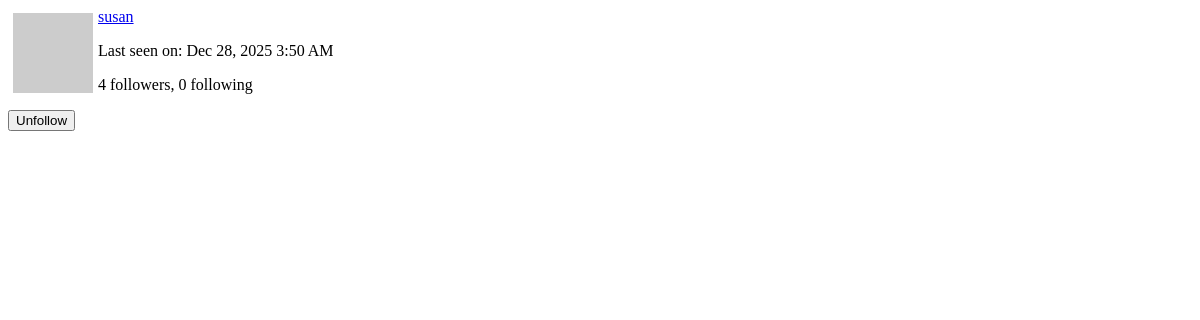
Page /user/susan/popup (signed in) on the earlier database version.
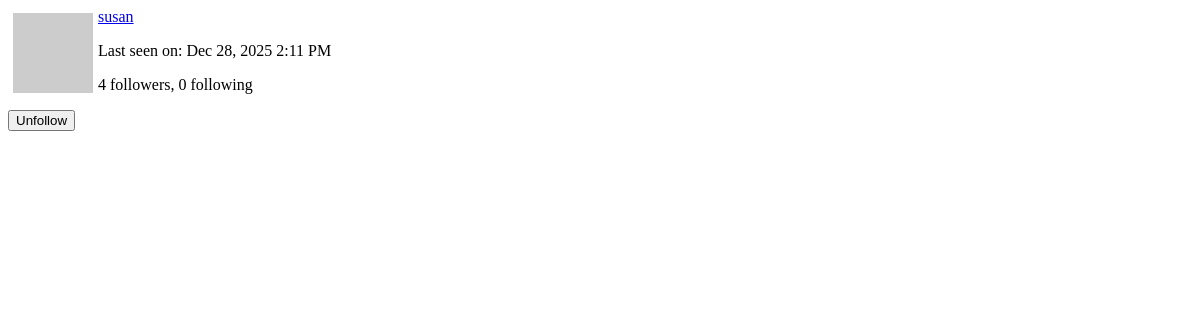
Same page on the later database version.
### app/models.py (models this page shows, shortened)
class PaginatedAPIMixin(object):
    @staticmethod
    def to_collection_dict(query, page, per_page, endpoint, **kwargs): #it takes an sql query, a page number and a page size
        resources = db.paginate(query, page=page, per_page=per_page, error_out=False)
        data = {
          'items': [item.to_dict() for item in resources.items],
            '_meta': {
                'page': page,
                'per_page': per_page,
                'total_pages': resources.pages,
                'total_items': resources.total
            },
            '_links': {
                'self': url_for(endpoint, page=page, per_page=per_page,
                                **kwargs), #takes the endpoint argument for the view function that needs to be used in the url_for calls
                'next': url_for(endpoint, page=page + 1, per_page=per_page,
                                **kwargs) if resources.has_next else None,
                'prev': url_for(endpoint, page=page - 1, per_page=per_page,
                                **kwargs) if resources.has_prev else None
            }
        }
        return data

class User(PaginatedAPIMixin, UserMixin, db.Model):
    __tablename__ = "user"
    id: so.Mapped[int] = so.mapped_column(primary_key=True)
    username: so.Mapped[str] = so.mapped_column(sa.String(64), index=True, unique=True)
    email: so.Mapped[str] = so.mapped_column(sa.String(120), index=True, unique=True)
    password_hash: so.Mapped[Optional[str]] = so.mapped_column(sa.String(256))
    posts: so.WriteOnlyMapped['Post'] = so.relationship(back_populates='author')
    about_me: so.Mapped[Optional[str]] = so.mapped_column(sa.String(140))
    last_seen: so.Mapped[Optional[datetime]] = so.mapped_column(default=lambda:
                                datetime.now(timezone.utc))
    def avatar(self, size):
        digest = md5(self.email.lower().encode('utf-8')).hexdigest()
        return f'https://www.gravatar.com/avatar/{digest}?d=identicon&s={size}'
    following: so.WriteOnlyMapped['User'] = so.relationship(
        secondary=followers,
        primaryjoin=(followers.c.follower_id == id),
        secondaryjoin=(followers.c.followed_id == id),
        back_populates='followers')
    followers: so.WriteOnlyMapped['User'] = so.relationship(
        secondary=followers, primaryjoin=(followers.c.followed_id == id),
        secondaryjoin=(followers.c.follower_id == id),
        back_populates='following')
    def is_following(self, user):
        query = self.following.select().where(User.id == user.id)
        return db.session.scalar(query)
    def followers_count(self):
        query = sa.select(sa.func.count()).select_from(
            self.followers.select().subquery())
        return db.session.scalar(query)
    def following_count(self):
        query = sa.select(sa.func.count()).select_from(
            self.following.select().subquery())
        return db.session.scalar(query)
    last_message_read_time: so.Mapped[Optional[datetime]]
    messages_sent: so.WriteOnlyMapped['Message'] = so.relationship(foreign_keys='Message.sender_id', back_populates='author')
    messages_recieved: so.WriteOnlyMapped['Message'] = so.relationship(foreign_keys='Message.recipient_id', back_populates='recipient')
    notifications: so.WriteOnlyMapped['Notification'] = so.relationship(back_populates='user')
    tasks: so.WriteOnlyMapped['Task'] = so.relationship(back_populates='user')
    token: so.Mapped[Optional[str]] = so.mapped_column(sa.String(32), index=True, unique=True)
    token_expiration: so.Mapped[Optional[datetime]] = so.mapped_column(sa.DateTime)

### app/main/routes.py (the view)
@bp.route('/user/<username>/popup')
@login_required
def user_popup(username):
    user = db.first_or_404(sa.select(User).where(User.username == username))
    form = EmptyForm()
    return render_template('user_popup.html', user=user, form=form)

### app/main/forms.py
class SearchForm(FlaskForm):
    q = StringField(_l('Search'), validators=[DataRequired()])
    def __init__(self, *args, **kwargs):
        if 'formdata' not in kwargs:
            kwargs['formdata'] = request.args
        if 'meta' not in kwargs:
            kwargs['meta'] = {'csrf': False}
        super(SearchForm, self).__init__(*args, **kwargs)

class EmptyForm(FlaskForm):
    submit = SubmitField(_l('Submit'))

### app/__init__.py (called while the page is built)
def get_locale():
    return request.accept_languages.best_match(current_app.config['LANGUAGES'])

### app/main/routes.py (called while the page is built)
@bp.before_request
def before_request():
    if current_user.is_authenticated:
        current_user.last_seen = datetime.now(timezone.utc)
        db.session.commit()
        g.search_form = SearchForm()
    g.locale = str(get_locale())

### app/models.py (called while the page is built)
@login.user_loader
def load_user(id):
    return db.session.get(User, int(id))

### app/templates/user_popup.html (shortened to what this page needs)
<div>
  <img src="{{ user.avatar(64) }}" style="margin: 5px; float: left">
  <p><a href="{{ url_for('main.user', username=user.username) }}">{{ user.username }}</a></p>
  {% if user.last_seen %}
  <p>{{ _('Last seen on') }}: {{ moment(user.last_seen).format('lll') }}</p>
  {% endif %}
  <p>{{ _('%(count)d followers', count=user.followers_count()) }}, {{ _('%(count)d following', count=user.following_count()) }}</p>
  {% if user != current_user %}
    {% if not current_user.is_following(user) %}
    <p>
      <form action="{{ url_for('main.follow', username=user.username) }}" method="post">
        {{ form.hidden_tag() }}
        {{ form.submit(value=_('Follow'), class_='btn btn-outline-primary btn-sm') }}
      </form>
    </p>
    {% else %}
    <p>
      <form action="{{ url_for('main.unfollow', username=user.username) }}" method="post">
        {{ form.submit(value=_('Unfollow'), class_='btn btn-outline-primary btn-sm') }}
      </form>
    </p>
    {% endif %}
  {% endif %}
</div>

Differences in the rows shown:
changed User "susan": last_seen "Dec 28, 2025 3:50 AM" → "Dec 28, 2025 2:11 PM"
